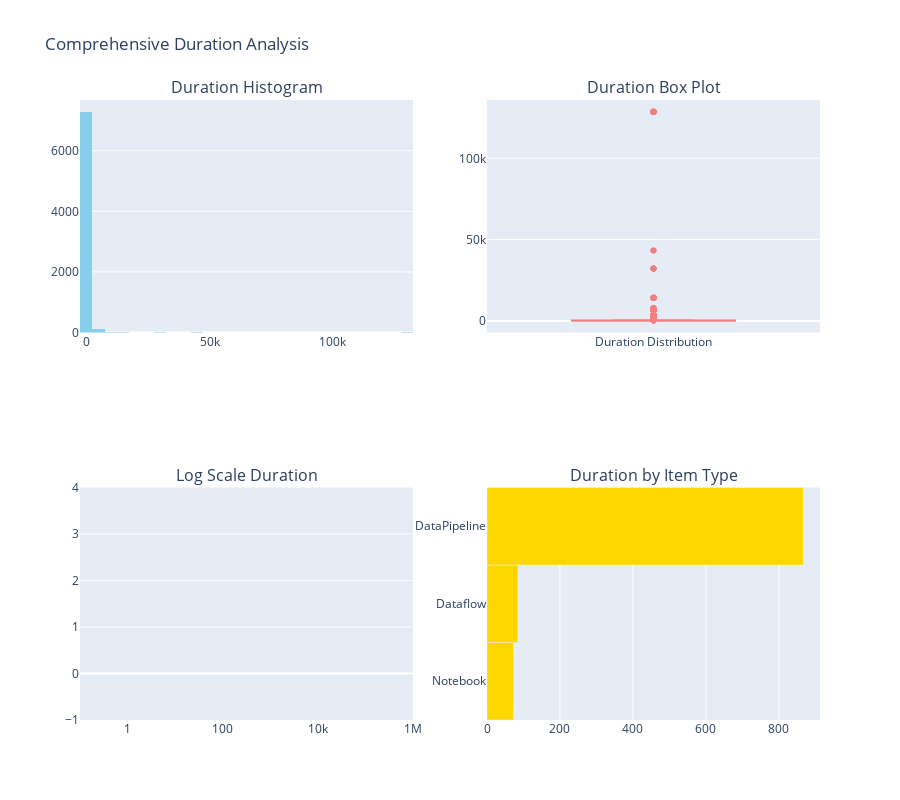

This figure's notebook cell:
### Code cell
# 11. Duration Distribution Analysis with Advanced Charts

print(" CREATING DURATION DISTRIBUTION ANALYSIS")
print("=" * 48)

# Filter for valid durations
duration_data = analysis_df_fixed[analysis_df_fixed["Duration (s)"] > 0].copy()

if len(duration_data) > 0:
    # Duration histogram with multiple views
    fig_duration = make_subplots(
        rows=2, cols=2,
        subplot_titles=('Duration Histogram', 'Duration Box Plot', 
                       'Log Scale Duration', 'Duration by Item Type'),
        specs=[[{"secondary_y": False}, {"secondary_y": False}],
               [{"secondary_y": False}, {"secondary_y": False}]]
    )
    
    # Histogram
    fig_duration.add_trace(
        go.Histogram(x=duration_data['Duration (s)'], name='Duration', 
                    nbinsx=50, marker_color='skyblue'),
        row=1, col=1
    )
    
    # Box plot
    fig_duration.add_trace(
        go.Box(y=duration_data['Duration (s)'], name='Duration Distribution',
               marker_color='lightcoral'),
        row=1, col=2
    )
    
    # Log scale histogram
    fig_duration.add_trace(
        go.Histogram(x=duration_data['Duration (s)'], name='Log Duration', 
                    nbinsx=50, marker_color='lightgreen'),
        row=2, col=1
    )
    fig_duration.update_xaxes(type="log", row=2, col=1)
    
    # Duration by Item Type
    item_type_duration = duration_data.groupby('Item Type')['Duration (s)'].mean().sort_values(ascending=True)
    fig_duration.add_trace(
        go.Bar(x=item_type_duration.values, y=item_type_duration.index, 
               orientation='h', name='Avg Duration by Type', marker_color='gold'),
        row=2, col=2
    )
    
    fig_duration.update_layout(height=800, title_text=" Comprehensive Duration Analysis", showlegend=False)
    fig_duration.show()
    
    # Static matplotlib version for duration distribution
    fig, ((ax1, ax2), (ax3, ax4)) = plt.subplots(2, 2, figsize=(15, 10))
    
    # Duration histogram
    ax1.hist(duration_data['Duration (s)'], bins=50, alpha=0.7, color='skyblue', edgecolor='black')
    ax1.set_xlabel('Duration (seconds)')
    ax1.set_ylabel('Frequency')
    ax1.set_title('Duration Distribution')
    ax1.grid(True, alpha=0.3)
    
    # Duration vs Item Type violin plot
    item_types = duration_data['Item Type'].unique()[:10]  # Top 10 types
    filtered_data = duration_data[duration_data['Item Type'].isin(item_types)]
    if len(filtered_data) > 0:
        sns.violinplot(data=filtered_data, x='Item Type', y='Duration (s)', ax=ax2)
        ax2.set_xticklabels(ax2.get_xticklabels(), rotation=45, ha='right')
        ax2.set_title('Duration by Item Type')
    
    # Duration percentile analysis
    percentiles = range(10, 100, 10)
    percentile_values = [duration_data['Duration (s)'].quantile(p/100) for p in percentiles]
    ax3.plot(percentiles, percentile_values, marker='o', linewidth=2, color='red')
    ax3.set_xlabel('Percentile')
    ax3.set_ylabel('Duration (seconds)')
    ax3.set_title('Duration Percentiles')
    ax3.grid(True, alpha=0.3)
    
    # Duration scatter: Start Time vs Duration
    ax4.scatter(duration_data['Start Time'], duration_data['Duration (s)'], alpha=0.6, color='purple')
    ax4.set_xlabel('Start Time')
    ax4.set_ylabel('Duration (seconds)')
    ax4.set_title('Duration Over Time')
    plt.setp(ax4.xaxis.get_majorticklabels(), rotation=45)
    ax4.grid(True, alpha=0.3)
    
    plt.tight_layout()
    plt.show()
    
    print(f" Duration analysis complete - {len(duration_data)} failures with duration data")
else:
    print(" No duration data available for visualization")

### Figure 1 — Plotly figure (JSON) as saved in the notebook; plotly's stock layout.template omitted (floating-point values rounded to 4 significant figures; data arrays with more than 128 entries replaced by an {"elided": "..."} marker saying what was removed)
{"data": [{"marker": {"color": "skyblue"}, "name": "Duration", "nbinsx": 50, "type": "histogram", "x": {"elided": "7461 float values"}, "xaxis": "x", "yaxis": "y"}, {"marker": {"color": "lightcoral"}, "name": "Duration Distribution", "type": "box", "xaxis": "x2", "y": {"elided": "7461 float values"}, "yaxis": "y2"}, {"marker": {"color": "lightgreen"}, "name": "Log Duration", "nbinsx": 50, "type": "histogram", "x": {"elided": "7461 float values"}, "xaxis": "x3", "yaxis": "y3"}, {"marker": {"color": "gold"}, "name": "Avg Duration by Type", "orientation": "h", "type": "bar", "x": [72.34, 84.98, 867.0], "xaxis": "x4", "y": ["Notebook", "Dataflow", "DataPipeline"], "yaxis": "y4"}], "layout": {"annotations": [{"font": {"size": 16}, "showarrow": false, "text": "Duration Histogram", "x": 0.225, "xanchor": "center", "xref": "paper", "y": 1, "yanchor": "bottom", "yref": "paper"}, {"font": {"size": 16}, "showarrow": false, "text": "Duration Box Plot", "x": 0.775, "xanchor": "center", "xref": "paper", "y": 1, "yanchor": "bottom", "yref": "paper"}, {"font": {"size": 16}, "showarrow": false, "text": "Log Scale Duration", "x": 0.225, "xanchor": "center", "xref": "paper", "y": 0.375, "yanchor": "bottom", "yref": "paper"}, {"font": {"size": 16}, "showarrow": false, "text": "Duration by Item Type", "x": 0.775, "xanchor": "center", "xref": "paper", "y": 0.375, "yanchor": "bottom", "yref": "paper"}], "height": 800, "showlegend": false, "title": {"text": " Comprehensive Duration Analysis"}, "xaxis": {"anchor": "y", "domain": [0, 0.45]}, "xaxis2": {"anchor": "y2", "domain": [0.55, 1]}, "xaxis3": {"anchor": "y3", "domain": [0, 0.45], "type": "log"}, "xaxis4": {"anchor": "y4", "domain": [0.55, 1]}, "yaxis": {"anchor": "x", "domain": [0.625, 1]}, "yaxis2": {"anchor": "x2", "domain": [0.625, 1]}, "yaxis3": {"anchor": "x3", "domain": [0, 0.375]}, "yaxis4": {"anchor": "x4", "domain": [0, 0.375]}}}
